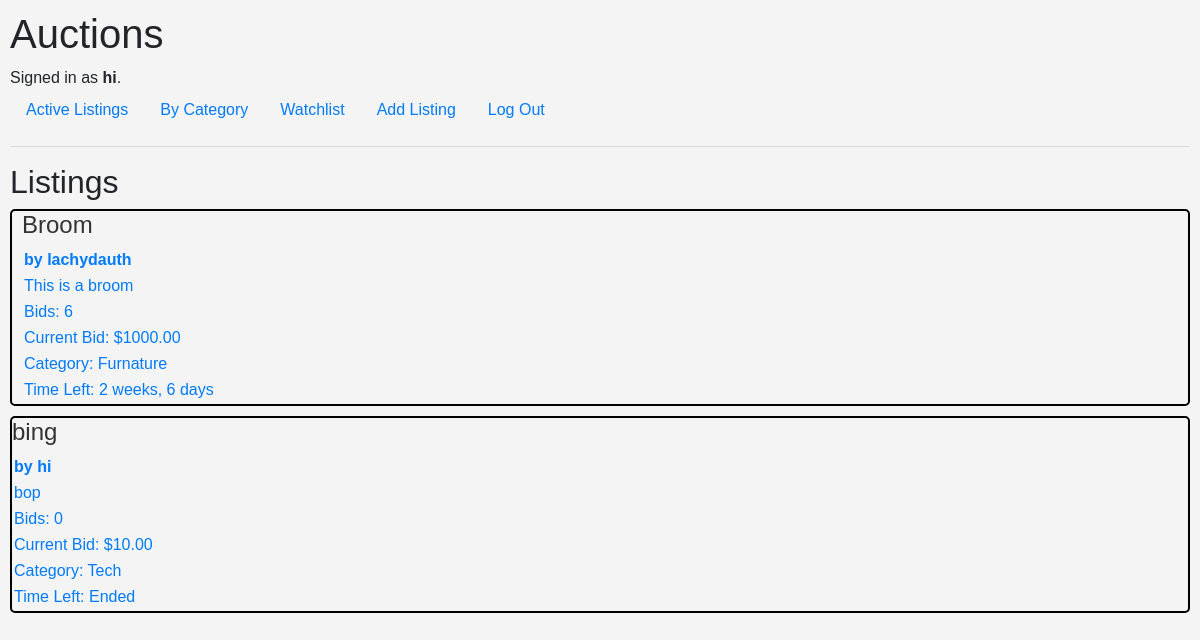
The page / (signed in) on the database its author committed.
### auctions/models.py (models this page shows, shortened)
class User(AbstractUser):
    watching = models.ManyToManyField("Auction", blank=True, related_name="watchers")

class Auction(models.Model):
    title = models.CharField(max_length=64)
    description = models.CharField(max_length=512)
    starting_bid = models.DecimalField(max_digits=10, decimal_places=2)
    current_bid = models.DecimalField(max_digits=10, decimal_places=2, null=True, blank=True)
    owner = models.ForeignKey(User, on_delete=models.CASCADE, related_name="listings")
    end_date = models.DateTimeField()
    image_url = models.URLField(max_length=200, null=True, blank=True)
    category = models.ForeignKey(Category, on_delete=models.SET_NULL, null=True, related_name="auctions")

class Category(models.Model):
    name = models.CharField(max_length=64, unique=True)
    def __str__(self):
        return self.name

### auctions/views.py (the view)
# urls.py: path("", views.index, name="index"),
def index(request):
    current_time = timezone.now()
    listings = Auction.objects.all()
    return render(request, "auctions/index.html", {
        "title": "Listings",
        "listings": listings,
        "current_time": current_time,
    })

### auctions/templates/auctions/index.html (shortened to what this page needs)
{% extends "auctions/layout.html" %}
{% block body %}
    <h2>{{ title }}</h2>
    {% for listing in listings%}
        <a href="{% url 'listing' listing.id %}">
            <div class="listing">
                <div class="listing-left">
                    <h3 class="listing-heading">{{ listing.title }}</h3>
                    <p><strong>by {{ listing.owner }}</strong></p>
                    <p>{{ listing.description }}</p>
                    <p>Bids: {{ listing.bids.count }}</p>
                    <p>Current Bid: ${{ listing.current_bid }}</p>
                    <p>Category: {{ listing.category }}</p>
                    {% if listing.end_date > current_time %}
                    <p>Time Left:
                        {{ current_time|timesince:listing.end_date }}
                    </p>
                    {% else %}
                        <p>Time Left: Ended</p>
                    {% endif %}
                </div>
            </div>
        </a>
    {% empty%}
        <p>There are no current listings</p>
    {% endfor %}
{% endblock %}

### auctions/templates/auctions/layout.html (shortened to what this page needs)
{% load static %}
<!DOCTYPE html>
<html lang="en">
    <head>
        <link rel="stylesheet" href="https://stackpath.bootstrapcdn.com/bootstrap/4.4.1/css/bootstrap.min.css">
        <link href="{% static 'auctions/styles.css' %}" rel="stylesheet">
    </head>
    <body>
        <h1>Auctions</h1>
        <div>
            {% if user.is_authenticated %}
                Signed in as <strong>{{ user.username }}</strong>.
            {% else %}
                Not signed in.
            {% endif %}
        </div>
        <ul class="nav">
            <li class="nav-item">
                <a class="nav-link" href="{% url 'index' %}">Active Listings</a>
            </li>
            <li class="nav-item">
                <a class="nav-link" href="{% url 'category_finder' %}">By Category</a>
            </li>
            {% if user.is_authenticated %}
                <li class="nav-item">
                    <a class="nav-link" href="{% url 'watchlist' %}">Watchlist</a>
                </li>
                <li class="nav-item">
                    <a class="nav-link" href="{% url 'new_listing' %}">Add Listing</a>
                </li>
                <li class="nav-item">
                    <a class="nav-link" href="{% url 'logout' %}">Log Out</a>
                </li>
            {% endif %}
        </ul>
        <hr>
        {% block body %}
        {% endblock %}
    </body>
</html>

### auctions/static/auctions/styles.css (style rules this page uses)
body { padding: 10px; }
.listing { display: flex; border: 2px solid black; border-radius: 5px; gap: 10px; margin-bottom: 10px; }
p { margin: 2px; }
body { font-family: Arial, sans-serif; background-color: #f4f4f4; }
.listing-heading { font-size: 24px; color: #333; }

### rows shown on the page
User: username "hi"
Auction: title "Broom", owner "lachydauth", description "This is a broom", bids.count "6", current_bid "1000.00", category "Furnature", end_date "2 weeks, 6 days"
Auction: title "bing", owner "hi", description "bop", bids.count "0", current_bid "10.00", category "Tech", shows "Time Left: Ended"

### other values the page prints
{{ title }} "Listings"
